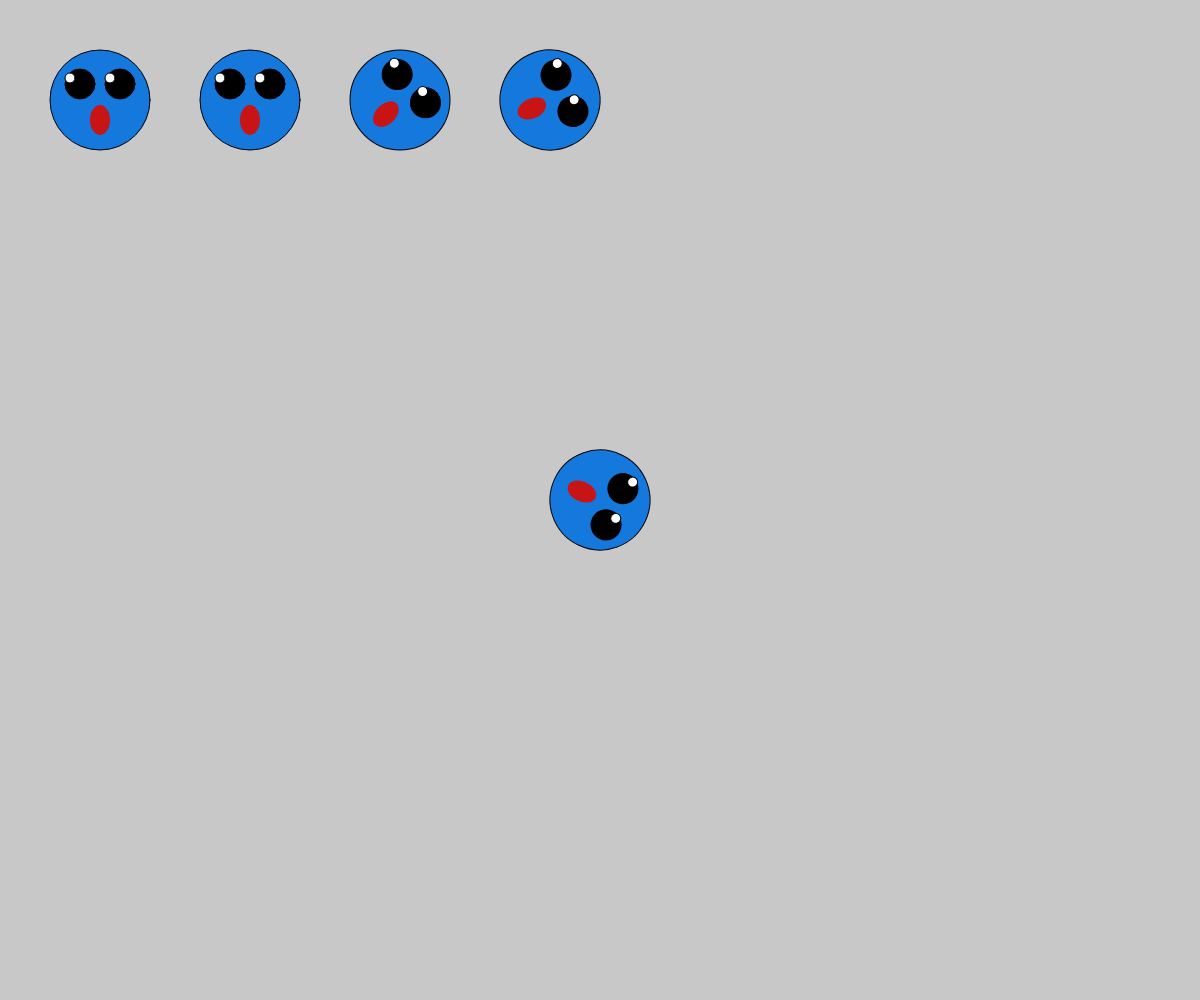
Frame 1 (no input)
Frame 60 (no input): identical to frame 1, image omitted
Frame 120 (the mouse pressed at the canvas centre since frame 60): identical to frame 1, image omitted

The p5.js sketch that drew this single still picture (run headless with seeded random() and noise() and a simulated clock; from frame 60 on, the mouse is pressed at the canvas centre):

// p5.js sketch
// ── sketch.js
function setup() {
  createCanvas(windowWidth, windowHeight);
  angleMode(DEGREES);

  background(200);


  let centerX = 100;
  let centerY = 100;

  fill(20, 120, 220);
  ellipse(centerX, centerY, 100);

  fill(0);
  ellipse(centerX - 20, centerY - 16, 30);
  ellipse(centerX + 20, centerY - 16, 30);

  fill(255);
  ellipse(centerX - 30, centerY - 22, 10);
  ellipse(centerX + 10, centerY - 22, 10);

  push();
  fill(200, 20, 20);
  noStroke();
  ellipse(centerX, centerY + 20, 20, 30);
  pop();

  // face 2
  centerX = 250;
  centerY = 100;

  fill(20, 120, 220);
  ellipse(centerX, centerY, 100);

  fill(0);
  ellipse(centerX - 20, centerY - 16, 30);
  ellipse(centerX + 20, centerY - 16, 30);

  fill(255);
  ellipse(centerX - 30, centerY - 22, 10);
  ellipse(centerX + 10, centerY - 22, 10);

  push();
  fill(200, 20, 20);
  noStroke();
  ellipse(centerX, centerY + 20, 20, 30);
  pop();

  // face 3
  centerX = 400;
  centerY = 100;

  push();
  translate(centerX, centerY);
  rotate(45);

  fill(20, 120, 220);
  ellipse(0, 0, 100);

  fill(0);
  ellipse(-20, -16, 30);
  ellipse(20, -16, 30);

  fill(255);
  ellipse(-30, -22, 10);
  ellipse(10, -22, 10);

  fill(200, 20, 20);
  noStroke();
  ellipse(0, 20, 20, 30);
  pop();

  // face 4
  centerX = 550;
  centerY = 100;

  push();
  translate(centerX, centerY);
  rotate(65);

  fill(20, 120, 220);
  ellipse(0, 0, 100);

  fill(0);
  ellipse(-20, -16, 30);
  ellipse(20, -16, 30);

  fill(255);
  ellipse(-30, -22, 10);
  ellipse(10, -22, 10);

  fill(200, 20, 20);
  noStroke();
  ellipse(0, 20, 20, 30);
  pop();

  // face 5
  centerX = width/2;
  centerY = height/2;

  push();
  translate(centerX, centerY);
  rotate(115);

  fill(20, 120, 220);
  ellipse(0, 0, 100);

  fill(0);
  ellipse(-20, -16, 30);
  ellipse(20, -16, 30);

  fill(255);
  ellipse(-30, -22, 10);
  ellipse(10, -22, 10);

  fill(200, 20, 20);
  noStroke();
  ellipse(0, 20, 20, 30);
  pop();

}

function draw() {
}
